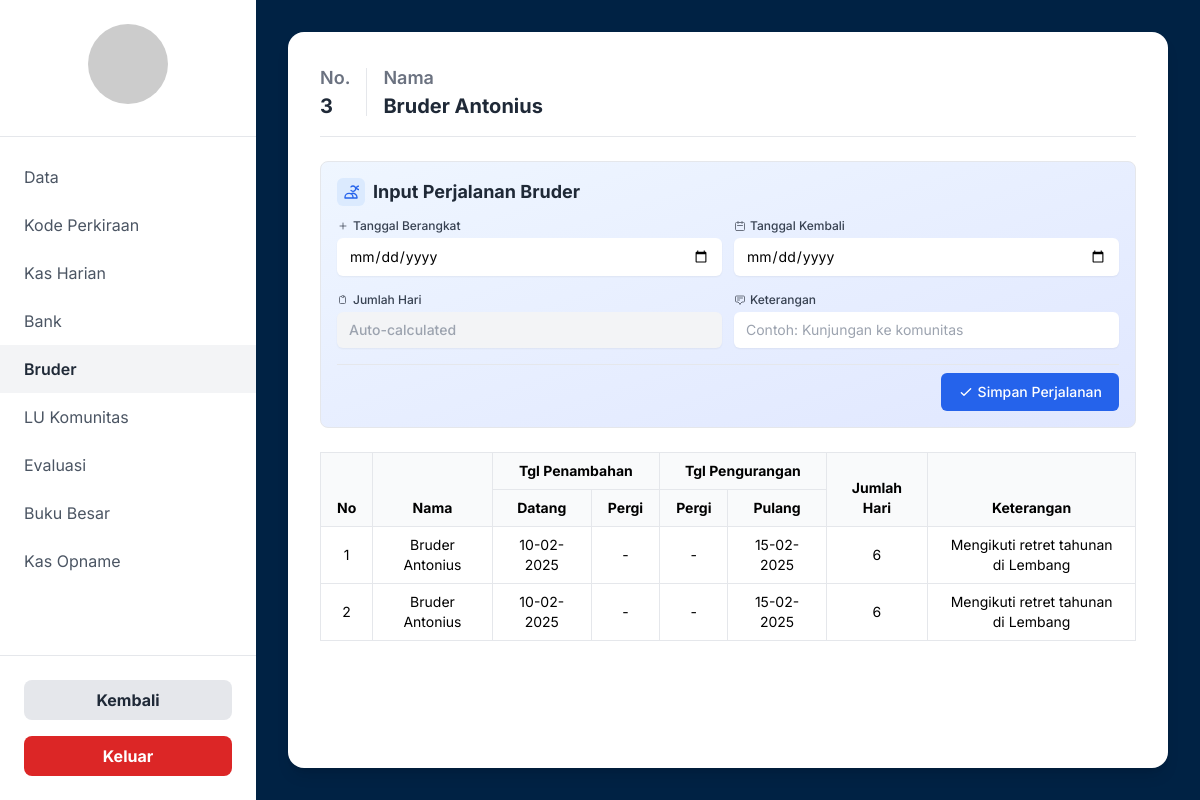
Screenshot of /bruder.php?id=3 (signed in) with the database file from the repository.
### tables this page shows
CREATE TABLE `bruder` (
  `id_bruder` int(11) NOT NULL,
  `nama_bruder` varchar(100) NOT NULL,
  `email` varchar(100) NOT NULL,
  `password` varchar(255) NOT NULL COMMENT 'Simpan dalam bentuk hash',
  `status` enum('admin','bruder') NOT NULL DEFAULT 'bruder',
  `id_komunitas` int(11) DEFAULT NULL,
  `ttl_bruder` date DEFAULT NULL,
  `alamat_bruder` text DEFAULT NULL,
  `gambar_bruder` varchar(255) DEFAULT NULL,
  `thn_msk_pst` year(4) DEFAULT NULL,
  `riwayat_tugas` text DEFAULT NULL,
  `id_cabang` int(11) NOT NULL DEFAULT 1
);

CREATE TABLE `perjalanan_bruder` (
  `id_perjalanan` int(11) NOT NULL,
  `id_bruder` int(11) NOT NULL,
  `tanggal_berangkat` date NOT NULL,
  `tanggal_kembali` date NOT NULL,
  `jumlah_hari` int(11) DEFAULT NULL COMMENT 'Akan diisi otomatis oleh trigger',
  `keterangan` text DEFAULT NULL
);

### bruder.php (the view, shortened to what this page needs)
<?php
$conn = new mysqli('localhost', 'root', '', 'db_fic_bruderan');
$bruder_id = (int)($_GET['id'] ?? 0);
$bruder_name = 'Pilih Bruder Dahulu';
$nomor_bruder = '-';
$perjalanan_data = null;
if ($bruder_id > 0) {
    $stmt = $conn->prepare("SELECT id_bruder, nama_bruder FROM bruder WHERE id_bruder = ?");
    $stmt->bind_param("i", $bruder_id);
    $stmt->execute();
    $result = $stmt->get_result();
    if ($result->num_rows > 0) {
        $bruder = $result->fetch_assoc();
        $bruder_name = $bruder['nama_bruder'];
        $nomor_bruder = $bruder['id_bruder'];
    }
    $stmt_perjalanan = $conn->prepare("SELECT * FROM perjalanan_bruder WHERE id_bruder = ? ORDER BY tanggal_berangkat DESC");
    $stmt_perjalanan->bind_param("i", $bruder_id);
    $stmt_perjalanan->execute();
    $perjalanan_data = $stmt_perjalanan->get_result();
}
?>
<!DOCTYPE html>
<html lang="id">
<head>
    <script src="https://cdn.tailwindcss.com"></script>
</head>
<body class="bg-[#002244]">
    <div class="flex h-screen">
        <aside class="w-64 bg-white flex flex-col">
            <div class="p-6 text-center border-b">
                <img src="https://placehold.co/100x100/003366/FFFFFF?text=FIC" alt="Logo FIC" class="w-20 h-20 mx-auto mb-2 rounded-full">
            </div>
            <nav class="flex-grow pt-4">
                <a href="anggaran.php?id=<?php echo $bruder_id; ?>" class="sidebar-link flex items-center px-6 py-3 text-gray-600 hover:bg-gray-100 transition">Data</a>
                <a href="kode_perkiraan.php?id=<?php echo $bruder_id; ?>" class="sidebar-link flex items-center px-6 py-3 text-gray-600 hover:bg-gray-100 transition">Kode Perkiraan</a>
                <a href="kas_harian.php?id=<?php echo $bruder_id; ?>" class="sidebar-link flex items-center px-6 py-3 text-gray-600 hover:bg-gray-100 transition">Kas Harian</a>
                <a href="bank.php?id=<?php echo $bruder_id; ?>" class="sidebar-link flex items-center px-6 py-3 text-gray-600 hover:bg-gray-100 transition">Bank</a>
                <a href="bruder.php?id=<?php echo $bruder_id; ?>" class="sidebar-link active flex items-center px-6 py-3 text-gray-800 transition">Bruder</a>
                <a href="lu_komunitas.php?id=<?php echo $bruder_id; ?>" class="sidebar-link flex items-center px-6 py-3 text-gray-600 hover:bg-gray-100 transition">LU Komunitas</a>
                <a href="evaluasi.php?id=<?php echo $bruder_id; ?>" class="sidebar-link flex items-center px-6 py-3 text-gray-600 hover:bg-gray-100 transition">Evaluasi</a>
                <a href="buku_besar.php?id=<?php echo $bruder_id; ?>" class="sidebar-link flex items-center px-6 py-3 text-gray-600 hover:bg-gray-100 transition">Buku Besar</a>
                <a href="kas_opname.php?id=<?php echo $bruder_id; ?>" class="sidebar-link flex items-center px-6 py-3 text-gray-600 hover:bg-gray-100 transition">Kas Opname</a>
            </nav>
            <div class="p-6 border-t">
                 <a href="laporan.php" class="w-full text-center mb-4 bg-gray-200 text-gray-800 font-bold py-2 px-4 rounded-lg hover:bg-gray-300 transition block">
                    Kembali
                </a>
                <a href="bruder.php?action=logout" class="w-full text-center bg-red-600 text-white font-bold py-2 px-4 rounded-lg hover:bg-red-700 transition block">
                    Keluar
                </a>
            </div>
        </aside>
        <main class="flex-1 p-8">
            <div class="bg-white rounded-2xl shadow-lg p-8 h-full flex flex-col">
                <div class="flex items-center space-x-4 border-b pb-4 mb-6">
                    <div>
                        <p class="text-lg font-semibold text-gray-500">No.</p>
                        <p class="text-xl font-bold text-gray-800"><?php echo htmlspecialchars($nomor_bruder); ?></p>
                    </div>
                    <div>
                        <p class="text-lg font-semibold text-gray-500">Nama</p>
                        <p class="text-xl font-bold text-gray-800"><?php echo htmlspecialchars($bruder_name); ?></p>
                    </div>
                </div>
                <div class="mb-6 p-4 border border-gray-200 rounded-lg bg-gradient-to-br from-blue-50 to-indigo-100">
                    <div class="flex items-center mb-3">
                        <div class="bg-blue-100 p-1.5 rounded-md mr-2">
                            <svg class="w-4 h-4 text-blue-600" fill="none" stroke="currentColor" viewBox="0 0 24 24">
                                <path stroke-linecap="round" stroke-linejoin="round" stroke-width="2" d="M12 4.354a4 4 0 110 5.292M15 21H3v-1a6 6 0 0112 0v1zm0 0h6v-1a6 6 0 00-9-5.197m13.5-9a2.5 2.5 0 11-5 0 2.5 2.5 0 015 0z"></path>
                            </svg>
                        </div>
                        <h2 class="text-lg font-bold text-gray-800">Input Perjalanan Bruder</h2>
                    </div>
                    <form id="perjalananForm" class="space-y-4">
                        <div class="grid grid-cols-1 md:grid-cols-2 gap-3">
                            <div class="md:col-span-1">
                                <label for="tanggal_berangkat" class="block text-xs font-medium text-gray-700 mb-1">
                                    <span class="flex items-center">
                                        <svg class="w-3 h-3 mr-1 text-gray-500" fill="none" stroke="currentColor" viewBox="0 0 24 24">
                                            <path stroke-linecap="round" stroke-linejoin="round" stroke-width="2" d="M12 6v6m0 0v6m0-6h6m-6 0H6"></path>
                                        </svg>
                                        Tanggal Berangkat
                                    </span>
                                </label>
                                <input type="date" name="tanggal_berangkat" id="tanggal_berangkat" required
                                       class="block w-full border-gray-300 rounded-md shadow-sm focus:ring-1 focus:ring-blue-500 focus:border-blue-500 py-2 px-3 text-sm">
                            </div>
                            <div class="md:col-span-1">
                                <label for="tanggal_kembali" class="block text-xs font-medium text-gray-700 mb-1">
                                    <span class="flex items-center">
                                        <svg class="w-3 h-3 mr-1 text-gray-500" fill="none" stroke="currentColor" viewBox="0 0 24 24">
                                            <path stroke-linecap="round" stroke-linejoin="round" stroke-width="2" d="M8 7V3m8 4V3m-9 8h10M5 21h14a2 2 0 002-2V7a2 2 0 00-2-2H5a2 2 0 00-2 2v12a2 2 0 002 2z"></path>
                                        </svg>
                                        Tanggal Kembali
                                    </span>
                                </label>
                                <input type="date" name="tanggal_kembali" id="tanggal_kembali" required
                                       class="block w-full border-gray-300 rounded-md shadow-sm focus:ring-1 focus:ring-blue-500 focus:border-blue-500 py-2 px-3 text-sm">
                            </div>
                        </div>
                        <div class="grid grid-cols-1 md:grid-cols-2 gap-3">
                            <div class="md:col-span-1">
                                <label for="jumlah_hari" class="block text-xs font-medium text-gray-700 mb-1">
                                    <span class="flex items-center">
                                        <svg class="w-3 h-3 mr-1 text-gray-500" fill="none" stroke="currentColor" viewBox="0 0 24 24">
                                            <path stroke-linecap="round" stroke-linejoin="round" stroke-width="2" d="M9 5H7a2 2 0 00-2 2v10a2 2 0 002 2h8a2 2 0 002-2V7a2 2 0 00-2-2h-2M9 5a2 2 0 002 2h2a2 2 0 002-2M9 5a2 2 0 012-2h2a2 2 0 012 2"></path>
                                        </svg>
                                        Jumlah Hari
                                    </span>
                                </label>
                                <input type="text" name="jumlah_hari" id="jumlah_hari" readonly
                                       class="block w-full border-gray-300 rounded-md shadow-sm bg-gray-100 py-2 px-3 text-sm font-medium text-gray-700"
                                       placeholder="Auto-calculated">
                            </div>
                            <div class="md:col-span-1">
                                <label for="keterangan" class="block text-xs font-medium text-gray-700 mb-1">
                                    <span class="flex items-center">
                                        <svg class="w-3 h-3 mr-1 text-gray-500" fill="none" stroke="currentColor" viewBox="0 0 24 24">
                                            <path stroke-linecap="round" stroke-linejoin="round" stroke-width="2" d="M7 8h10M7 12h4m1 8l-4-4H5a2 2 0 01-2-2V6a2 2 0 012-2h14a2 2 0 012 2v8a2 2 0 01-2 2h-3l-4 4z"></path>
                                        </svg>
                                        Keterangan
                                    </span>
                                </label>
                                <input type="text" name="keterangan" id="keterangan" required placeholder="Contoh: Kunjungan ke komunitas"
                                       class="block w-full border-gray-300 rounded-md shadow-sm focus:ring-1 focus:ring-blue-500 focus:border-blue-500 py-2 px-3 text-sm">
                            </div>
                        </div>
                        <div class="flex justify-end pt-2 border-t border-gray-200">
                            <button type="button" id="submitPerjalananBtn" class="inline-flex items-center px-4 py-2 border border-transparent text-sm font-medium rounded-md text-white bg-blue-600 hover:bg-blue-700 focus:outline-none focus:ring-2 focus:ring-offset-2 focus:ring-blue-500 transition-all duration-200">
                                <svg class="w-4 h-4 mr-1" fill="none" stroke="currentColor" viewBox="0 0 24 24">
                                    <path stroke-linecap="round" stroke-linejoin="round" stroke-width="2" d="M5 13l4 4L19 7"></path>
                                </svg>
                                Simpan Perjalanan
                            </button>
                        </div>
                    </form>
                </div>
                <div class="flex-grow overflow-y-auto">
                    <table class="w-full text-center text-sm">
                        <thead class="sticky top-0 bg-white">
                            <tr>
                                <th rowspan="2" class="align-bottom">No</th>
                                <th rowspan="2" class="align-bottom">Nama</th>
                                <th colspan="2">Tgl Penambahan</th>
                                <th colspan="2">Tgl Pengurangan</th>
                                <th rowspan="2" class="align-bottom">Jumlah Hari</th>
                                <th rowspan="2" class="align-bottom">Keterangan</th>
                            </tr>
                            <tr>
                                <th>Datang</th>
                                <th>Pergi</th>
                                <th>Pergi</th>
                                <th>Pulang</th>
                            </tr>
                        </thead>
                        <tbody>
                            <?php if ($perjalanan_data && $perjalanan_data->num_rows > 0): ?>
                                <?php $no = 1; ?>
                                <?php while($row = $perjalanan_data->fetch_assoc()): ?>
                                <tr>
                                    <td><?php echo $no++; ?></td>
                                    <td><?php echo htmlspecialchars($bruder_name); ?></td>
                                    <td><?php echo htmlspecialchars(date('d-m-Y', strtotime($row['tanggal_berangkat']))); ?></td>
                                    <td>-</td>
                                    <td>-</td>
                                    <td><?php echo htmlspecialchars(date('d-m-Y', strtotime($row['tanggal_kembali']))); ?></td>
                                    <td><?php echo htmlspecialchars($row['jumlah_hari']); ?></td>
                                    <td><?php echo htmlspecialchars($row['keterangan']); ?></td>
                                </tr>
                                <?php endwhile; ?>
                            <?php else: ?>
                                <tr>
                                    <td colspan="8" class="text-center py-10 text-gray-500">Belum ada data perjalanan untuk bruder ini.</td>
                                </tr>
                            <?php endif; ?>
                        </tbody>
                    </table>
                </div>
            </div>
        </main>
    </div>
</body>
</html>

### bruder.php (style rules this page uses)
body { font-family: 'Inter', sans-serif; }
.sidebar-link.active { background-color: #F3F4F6; font-weight: 600; }
th, td { padding: 0.5rem 1rem; border: 1px solid #E5E7EB; }
th { background-color: #F9FAFB; }

### rows the page displays
bruder: id_bruder "3", nama_bruder "Bruder Antonius"
perjalanan_bruder: id_bruder.nama_bruder "Bruder Antonius", tanggal_berangkat "10-02-2025", tanggal_kembali "15-02-2025", jumlah_hari "6", keterangan "Mengikuti retret tahunan di Lembang"
perjalanan_bruder: id_bruder.nama_bruder "Bruder Antonius", tanggal_berangkat "10-02-2025", tanggal_kembali "15-02-2025", jumlah_hari "6", keterangan "Mengikuti retret tahunan di Lembang"
